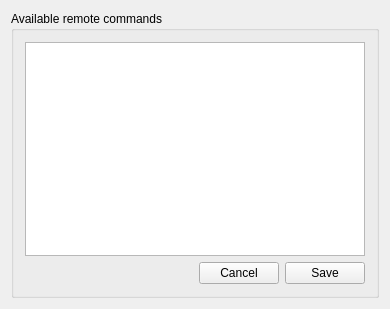
<?xml version="1.0" encoding="UTF-8"?>
<ui version="4.0">
 <class>MainWindow</class>
 <widget class="QMainWindow" name="MainWindow">
  <property name="geometry">
   <rect>
    <x>0</x>
    <y>0</y>
    <width>390</width>
    <height>309</height>
   </rect>
  </property>
  <property name="windowTitle">
   <string>MainWindow</string>
  </property>
  <widget class="QWidget" name="centralWidget">
   <layout class="QVBoxLayout" name="verticalLayout">
    <item>
     <widget class="QGroupBox" name="groupBox">
      <property name="title">
       <string>Available remote commands</string>
      </property>
      <layout class="QVBoxLayout" name="verticalLayout_2">
       <item>
        <widget class="QTextEdit" name="commandListTextEdit"/>
       </item>
       <item>
        <layout class="QHBoxLayout" name="horizontalLayout">
         <item>
          <spacer name="horizontalSpacer">
           <property name="orientation">
            <enum>Qt::Horizontal</enum>
           </property>
           <property name="sizeHint" stdset="0">
            <size>
             <width>40</width>
             <height>20</height>
            </size>
           </property>
          </spacer>
         </item>
         <item>
          <widget class="QPushButton" name="cancelButton">
           <property name="text">
            <string>Cancel</string>
           </property>
          </widget>
         </item>
         <item>
          <widget class="QPushButton" name="saveButton">
           <property name="text">
            <string>Save</string>
           </property>
          </widget>
         </item>
        </layout>
       </item>
      </layout>
     </widget>
    </item>
   </layout>
  </widget>
  <action name="actionQuit">
   <property name="text">
    <string>Quit</string>
   </property>
  </action>
  <action name="actionAbort">
   <property name="icon">
    <iconset resource="../resources/wrsync.qrc">
     <normaloff>:/icons/abort.png</normaloff>:/icons/abort.png</iconset>
   </property>
   <property name="text">
    <string>Abort</string>
   </property>
  </action>
  <action name="actionSettings">
   <property name="text">
    <string>Settings</string>
   </property>
  </action>
  <action name="actionAbout">
   <property name="text">
    <string>About</string>
   </property>
  </action>
 </widget>
 <layoutdefault spacing="6" margin="11"/>
 <resources>
  <include location="../resources/wrsync.qrc"/>
 </resources>
 <connections/>
</ui>
